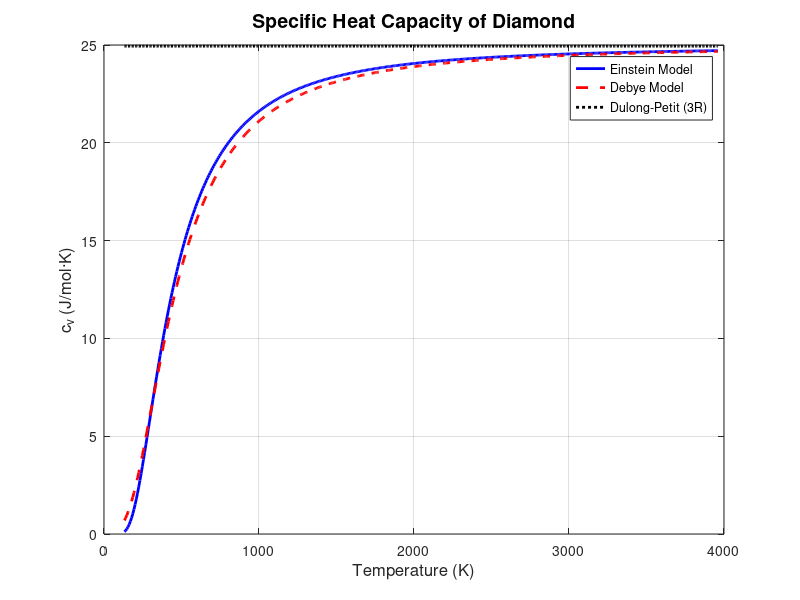

The MATLAB source for this figure: (Note: this script raises an error after producing the figure.)
close all;

clc;

R = 8.314;

names = {'Silver','Copper','Iron','Silicon','Diamond'};

TE = [225, 345, 470, 645, 1320];

TD = [225, 345, 470, 645, 1860];

disp('Choose a material:');

for i = 1:5

    fprintf('%d. %s \n', i, names{i});

end

ch = input('Your choice (1-5): ');

while ch < 1 || ch > 5

    ch = input('Enter a valid number (1-5): ');

    if ch < 1 || ch > 5

        disp('Invalid, try again.');

    end

end

TEi = TE(ch);

TDi = TD(ch);

mat = names{ch};



T = linspace(0.1*TEi, 3*TEi, 500);  

cv_E = 3*R*(TEi./T).^2 .* exp(TEi./T) ./ (exp(TEi./T)-1).^2;

cv_DP = 3*R*ones(size(T));

% Debye model مع تصحيح

cv_D = zeros(size(T));

for i = 1:length(T)

    x = TDi / T(i);

    

    

    if x > 50  % حد آمن


        % cv ~ (12*pi^4/5)*R*(T/TD)^3

        cv_D(i) = (12*pi^4/5) * R * (T(i)/TDi)^3;

    else

        f = @(t) (t.^4 .* exp(t)) ./ (exp(t)-1).^2;

        cv_D(i) = 9*R*(T(i)/TDi)^3 * integral(f, 0, x);

    end

end

figure;

plot(T, cv_E, 'b-', 'LineWidth', 2); hold on;

plot(T, cv_D, 'r--', 'LineWidth', 2);

plot(T, cv_DP, 'k:', 'LineWidth', 2);

xlabel('Temperature (K)', 'FontSize', 12);

ylabel('c_v (J/mol·K)', 'FontSize', 12);

title(['Specific Heat Capacity of ', mat], 'FontSize', 14);

legend('Einstein Model', 'Debye Model', 'Dulong-Petit (3R)', 'Location', 'Best');

grid on;

xline(TEi, '--g', sprintf('T_E = %d K', TEi), 'LabelOrientation', 'horizontal');
